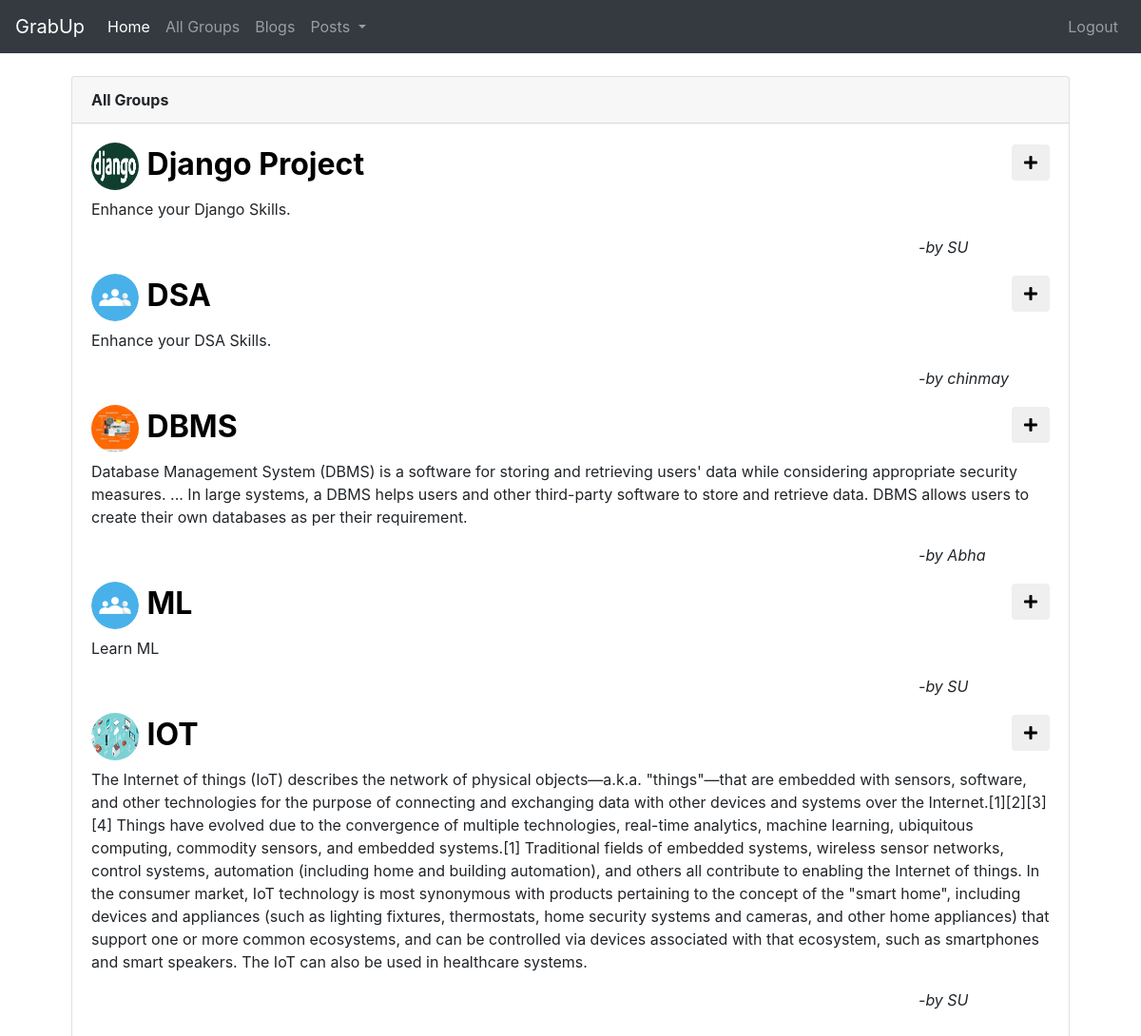
Page /all_groups/ (signed in) on the committed database.
### blog/models.py (models this page shows, shortened)
class Group(models.Model):
    name=models.CharField(max_length=70,null=False)
    img=models.ImageField(blank=True,null=True)
    disc=models.TextField(null=False)
    creater=models.ForeignKey(User,on_delete=models.CASCADE,null=False)

### blog/views.py (the view)
# urls.py: path("all_groups/",views.all_groups,name="all_groups"),
@login_required(login_url="loginUser")
def all_groups(request):
    not_belong=set()
    my_group_list=[]
    my_group=Belong.objects.filter(user=request.user)
    all_group=Belong.objects.all()
    for mg in my_group:
        my_group_list.append(mg.group.name)
    for group in all_group:
        if group.group.name not in my_group_list:
                not_belong.add(group.group)
    context={"groups":not_belong}
    return render(request,"blog/all_groups.html",context)

### blog/templates/blog/all_groups.html (shortened to what this page needs)
{% extends 'blog/base.html' %}
{% load static %}
{% block body %}
<div class="container mt-4">
        <div class="col col-lg-12">
            <div class="card shadow-lg ">
                <div class="card-header">
                    <strong>All Groups</strong>
                </div>
                <div class="card-body">
                    {% for group in groups %}
                    <div class="row">
                        <div class="col col-lg-12">
                            <span>
                                <h2><a href="{% url 'group' group.id %}">
                                    {% if group.img %}
                                    <img src="/media/{{group.img}}" style="height: 50px;width:50px;border-radius: 50%;">
                                    {%else%}
                                    <img src="{% static 'images/group.png' %}" style="height: 50px;width:50px;border-radius: 50%;">
                                    {%endif%}
                                    <strong style="color: black">{{group.name}}</strong></a>
                                    <div class="float-right">
                                        <form method="POST" action="/join_group/{{group.id}}">
                                            <button type="submit" class="btn"><i class="fas fa-plus"></i></button>
                                        </form>
                                    </div>
                                </h2>
                            </span>
                            <p>{{group.disc}}</p>
                        </div>
                    </div>
                    <div class=" col col-lg-2 ml-auto mb-3">
                        <div class="container ml-auto"><i>-by {{group.creater}}</i></div>
                    </div>
                    {%endfor%}
                </div>
            </div>
        </div>
    </div>
</div>
{%endblock%}

### rows in the picture
Group: img (picture), name "Django Project", disc "Enhance your Django Skills.", creater "SU"
Group: name "DSA", disc "Enhance your DSA Skills.", creater "chinmay"
Group: img (picture), name "DBMS", disc "Database Management System (DBMS) is a software for storing and retrieving users' data while considering appropriate security measures. ... In large systems, a DBMS helps users and other third-party software to store and retrieve data. DBMS allows users to create their own databases as per their requirement.", creater "Abha"
Group: name "ML", disc "Learn ML", creater "SU"
Group: img (picture), name "IOT", disc "The Internet of things (IoT) describes the network of physical objects—a.k.a. \"things\"—that are embedded with sensors, software, and other technologies for the purpose of connecting and exchanging data with other devices and systems over the Internet.[1][2][3][4] Things have evolved due to the convergence of multiple technologies, real-time analytics, machine learning, ubiquitous computing, commodity sensors, and embedded systems.[1] Traditional fields of embedded systems, wireless sensor networks, control systems, automation (including home and building automation), and others all contribute to enabling the Internet of things. In the consumer market, IoT technology is most synonymous with…", creater "SU"
